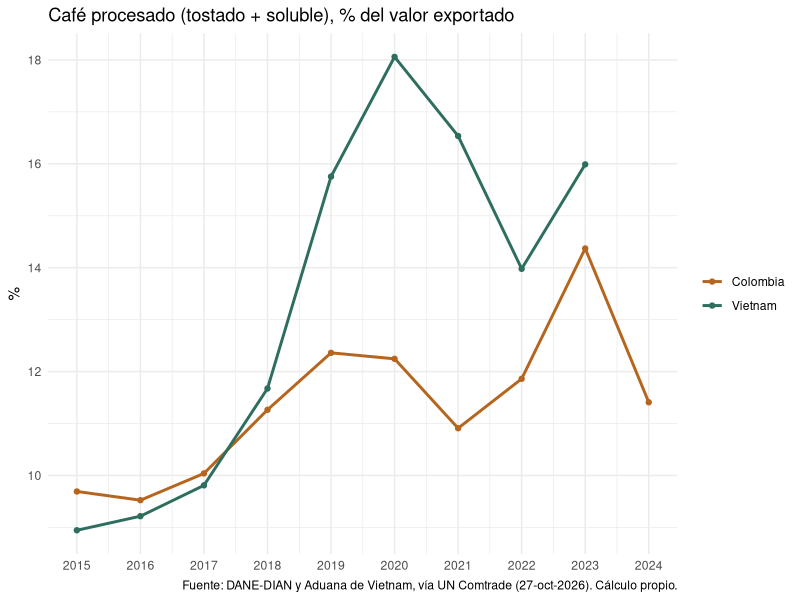
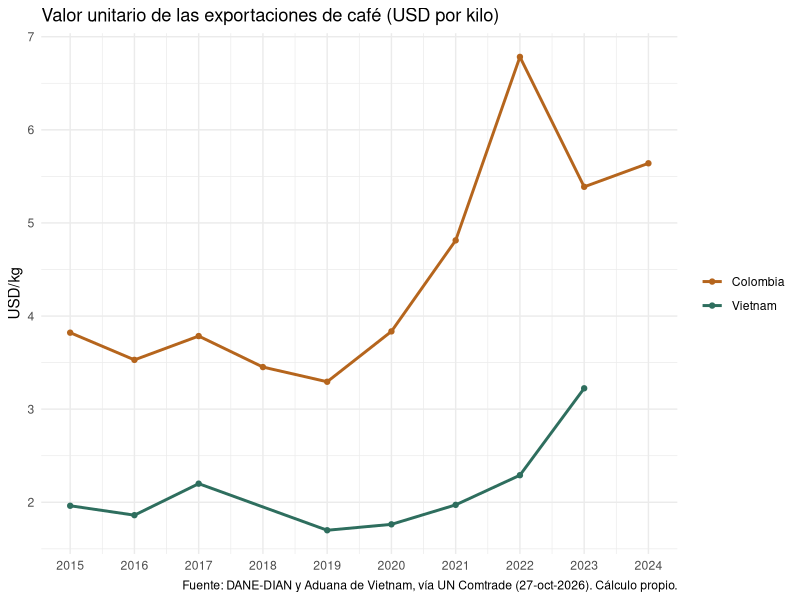
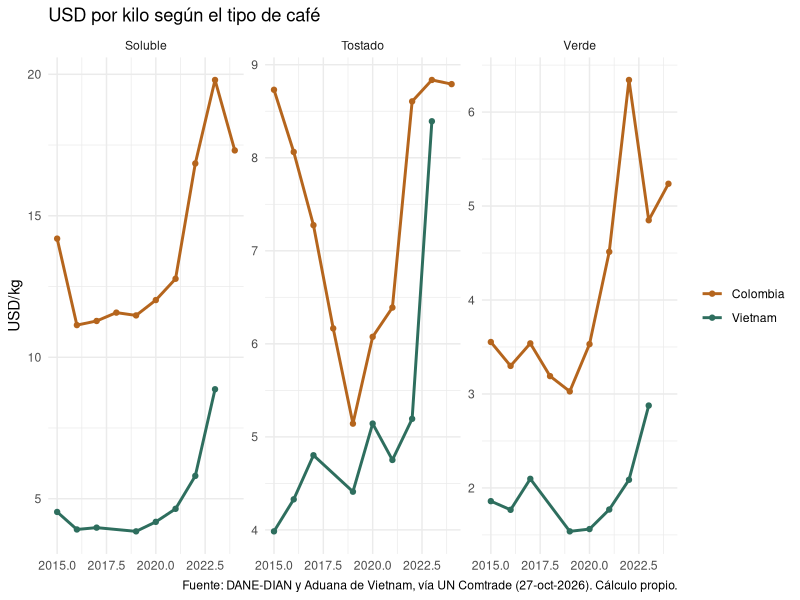
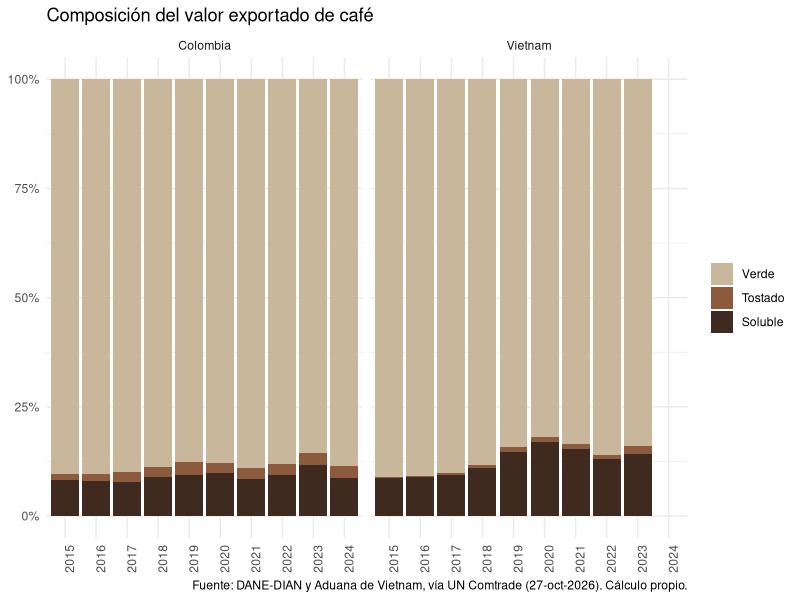
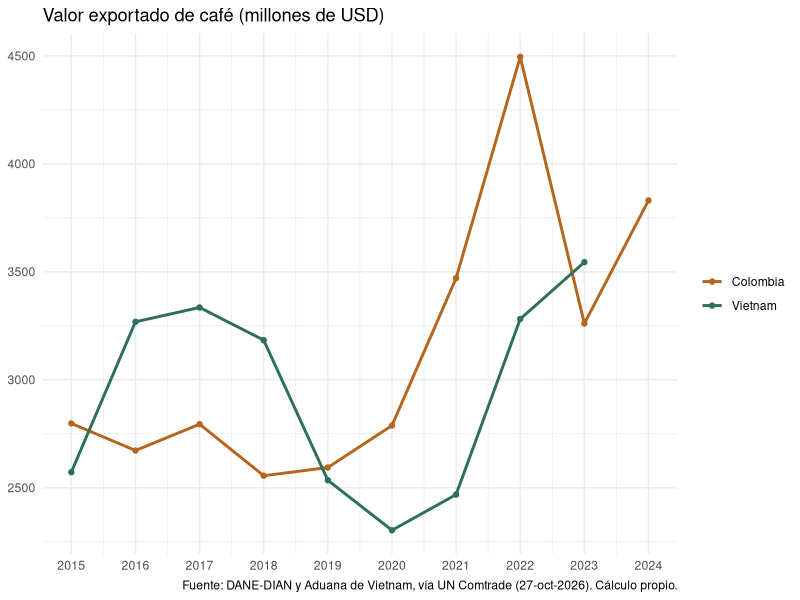
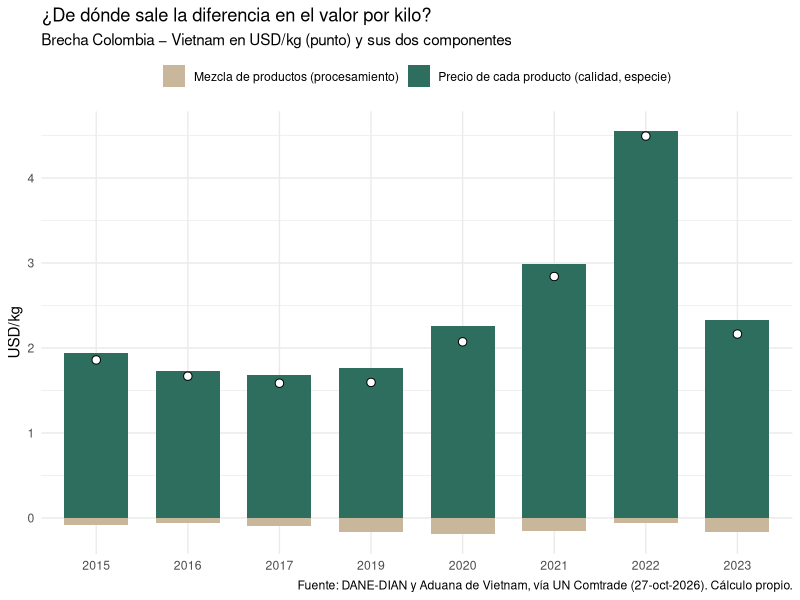

Recreate these plots in R, in order.
## ---- chunk 1
library(dplyr)
library(tidyr)
library(ggplot2)

base <- read.csv("cafe_colombia_vietnam.csv", encoding = "UTF-8")

colores <- c(Colombia = "#B5651D", Vietnam = "#2E6E5E")
fuente  <- "Fuente: DANE-DIAN y Aduana de Vietnam, vía UN Comtrade (27-oct-2026). Cálculo propio."

# Vietnam 2018: peso neto estimado por Comtrade y atípico; no se usa en los cálculos por kilo
base <- base |>
  mutate(peso_kg = ifelse(pais == "Vietnam" & anio == 2018, NA, peso_kg))
## ---- chunk 2
indicadores <- base |>
  group_by(pais, anio) |>
  summarise(
    valor_total   = sum(valor_usd),
    procesado_pct = 100 * sum(valor_usd[producto != "Verde"]) / sum(valor_usd),
    usd_kg        = sum(valor_usd) / sum(peso_kg),
    usd_kg_verde  = valor_usd[producto == "Verde"] / peso_kg[producto == "Verde"],
    .groups = "drop"
  )
print(indicadores, n = Inf)
## ---- chunk 3
comparacion <- indicadores |>
  select(pais, anio, procesado_pct, usd_kg) |>
  pivot_wider(names_from = pais, values_from = c(procesado_pct, usd_kg)) |>
  mutate(brecha_procesado_pp  = procesado_pct_Colombia - procesado_pct_Vietnam,
         veces_vale_mas_kg_CO = usd_kg_Colombia / usd_kg_Vietnam)
print(comparacion, n = Inf, width = Inf)
## ---- chunk 4
indicadores |>
  filter(anio <= 2023) |>
  arrange(anio) |>
  group_by(pais) |>
  summarise(procesado_pct_prom   = mean(procesado_pct),
            usd_kg_prom          = mean(usd_kg, na.rm = TRUE),
            usd_kg_verde_prom    = mean(usd_kg_verde, na.rm = TRUE),
            crec_anual_valor_pct = 100 * ((last(valor_total) / first(valor_total))^(1 / 8) - 1)) |>
  print()
## ---- chunk 5
descomp <- base |>
  filter(!is.na(peso_kg)) |>
  group_by(pais, anio) |>
  mutate(s = peso_kg / sum(peso_kg), p = valor_usd / peso_kg) |>
  ungroup() |>
  select(pais, anio, producto, s, p) |>
  pivot_wider(names_from = pais, values_from = c(s, p)) |>
  filter(!is.na(s_Colombia), !is.na(s_Vietnam)) |>
  group_by(anio) |>
  summarise(
    brecha       = sum(s_Colombia * p_Colombia) - sum(s_Vietnam * p_Vietnam),
    mezcla       = sum((s_Colombia - s_Vietnam) * (p_Colombia + p_Vietnam) / 2),
    precio       = sum((s_Colombia + s_Vietnam) / 2 * (p_Colombia - p_Vietnam)),
    precio_verde = sum(((s_Colombia + s_Vietnam) / 2 * (p_Colombia - p_Vietnam))[producto == "Verde"]),
    .groups = "drop"
  )
print(descomp, n = Inf)
cat("Parte promedio del efecto precio que viene del café verde:",
    round(100 * mean(descomp$precio_verde / descomp$precio), 1), "%\n")
## ---- chunk 6
# 5.1 Participación del café procesado
ggplot(indicadores, aes(anio, procesado_pct, color = pais)) +
  geom_line(linewidth = 1) + geom_point() +
  scale_color_manual(values = colores) +
  scale_x_continuous(breaks = 2015:2024) +
  labs(title = "Café procesado (tostado + soluble), % del valor exportado",
       x = NULL, y = "%", color = NULL, caption = fuente) +
  theme_minimal()

# 5.2 Valor por kilo
ggplot(filter(indicadores, !is.na(usd_kg)), aes(anio, usd_kg, color = pais)) +
  geom_line(linewidth = 1) + geom_point() +
  scale_color_manual(values = colores) +
  scale_x_continuous(breaks = 2015:2024) +
  labs(title = "Valor unitario de las exportaciones de café (USD por kilo)",
       x = NULL, y = "USD/kg", color = NULL, caption = fuente) +
  theme_minimal()

# 5.3 Valor por kilo de cada producto
base |>
  mutate(usd_kg = valor_usd / peso_kg) |>
  filter(!is.na(usd_kg)) |>
  ggplot(aes(anio, usd_kg, color = pais)) +
  geom_line(linewidth = 1) + geom_point() +
  facet_wrap(~producto, scales = "free_y") +
  scale_color_manual(values = colores) +
  labs(title = "USD por kilo según el tipo de café",
       x = NULL, y = "USD/kg", color = NULL, caption = fuente) +
  theme_minimal()

# 5.4 Composición del valor exportado
base |>
  mutate(producto = factor(producto, levels = c("Verde", "Tostado", "Soluble"))) |>
  ggplot(aes(factor(anio), valor_usd, fill = producto)) +
  geom_col(position = "fill") +
  facet_wrap(~pais) +
  scale_fill_manual(values = c("#C9B79C", "#8C5A3C", "#3E2A1E")) +
  scale_y_continuous(labels = function(x) paste0(100 * x, "%")) +
  labs(title = "Composición del valor exportado de café",
       x = NULL, y = NULL, fill = NULL, caption = fuente) +
  theme_minimal() +
  theme(axis.text.x = element_text(angle = 90))

# 5.5 Valor exportado total
ggplot(indicadores, aes(anio, valor_total / 1e6, color = pais)) +
  geom_line(linewidth = 1) + geom_point() +
  scale_color_manual(values = colores) +
  scale_x_continuous(breaks = 2015:2024) +
  labs(title = "Valor exportado de café (millones de USD)",
       x = NULL, y = NULL, color = NULL, caption = fuente) +
  theme_minimal()

# 5.6 Descomposición de la brecha
descomp |>
  pivot_longer(c(mezcla, precio), names_to = "efecto", values_to = "usd_kg") |>
  mutate(efecto = recode(efecto, mezcla = "Mezcla de productos (procesamiento)",
                         precio = "Precio de cada producto (calidad, especie)")) |>
  ggplot(aes(factor(anio), usd_kg, fill = efecto)) +
  geom_col(width = 0.7) +
  geom_point(data = descomp, aes(factor(anio), brecha), inherit.aes = FALSE,
             shape = 21, fill = "white", size = 2.5) +
  scale_fill_manual(values = c("#C9B79C", "#2E6E5E")) +
  labs(title = "¿De dónde sale la diferencia en el valor por kilo?",
       subtitle = "Brecha Colombia − Vietnam en USD/kg (punto) y sus dos componentes",
       x = NULL, y = "USD/kg", fill = NULL, caption = fuente) +
  theme_minimal() + theme(legend.position = "top")
